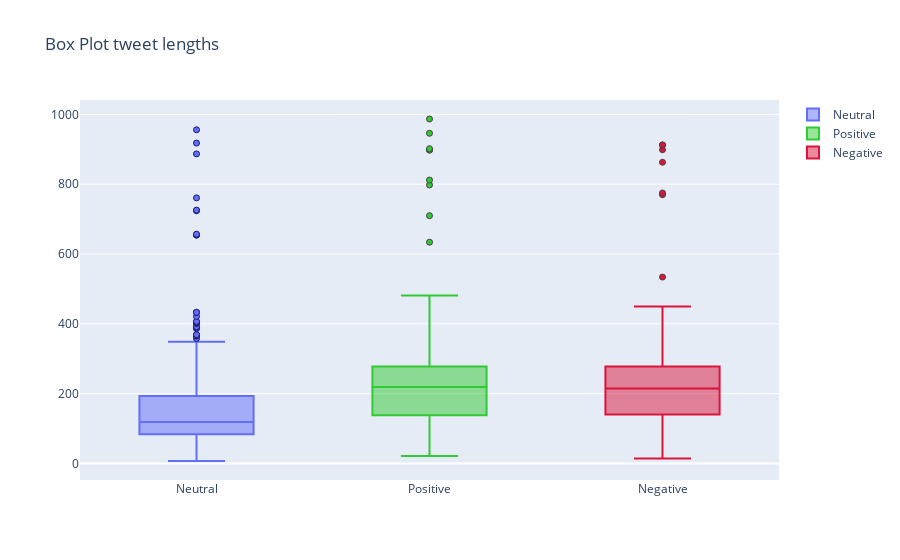

The cell this chart's notebook holds for it:
### Code cell
y1 = neutral.Length.values
y2 = positive.Length.values
y3 = negative.Length.values

fig = go.Figure()

fig.add_trace(go.Box(y=y1, 
                     name="Neutral", 
                     marker_line_width=1, 
                     marker_line_color="midnightblue"))

fig.add_trace(go.Box(y=y2, 
                     name="Positive", 
                     marker_line_width=1, 
                     marker_color = 'rgb(50,202,50)'))

fig.add_trace(go.Box(y=y3, 
                     name="Negative", 
                     marker_line_width=1, 
                     marker_color = 'crimson'))

fig.update_layout(title_text="Box Plot tweet lengths")

fig.show()

### Figure 1 — Plotly figure (JSON) as saved in the notebook; plotly's stock layout.template omitted (floating-point values rounded to 4 significant figures; data arrays with more than 128 entries replaced by an {"elided": "..."} marker saying what was removed)
{"data": [{"marker": {"line": {"color": "midnightblue", "width": 1}}, "name": "Neutral", "type": "box", "y": {"elided": "3932 int values"}}, {"marker": {"color": "rgb(50,202,50)", "line": {"width": 1}}, "name": "Positive", "type": "box", "y": {"elided": "3782 int values"}}, {"marker": {"color": "crimson", "line": {"width": 1}}, "name": "Negative", "type": "box", "y": {"elided": "2302 int values"}}], "layout": {"title": {"text": "Box Plot tweet lengths"}}}
